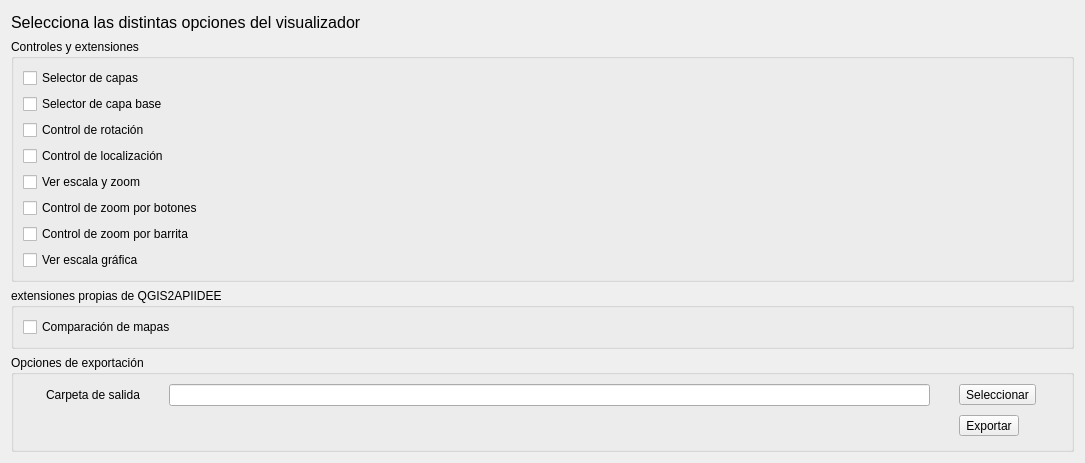
     <widget class="QWidget" name="tab_opcionesMapa">
      <property name="minimumSize">
       <size>
        <width>1085</width>
        <height>0</height>
       </size>
      </property>
      <attribute name="title">
       <string>Opciones de mapa</string>
      </attribute>
      <layout class="QVBoxLayout" name="verticalLayout_2">
       <item>
        <layout class="QGridLayout" name="gridLayout_24">
         <item row="0" column="0">
          <widget class="QLabel" name="label_4">
           <property name="sizePolicy">
            <sizepolicy hsizetype="Fixed" vsizetype="Preferred">
             <horstretch>0</horstretch>
             <verstretch>0</verstretch>
            </sizepolicy>
           </property>
           <property name="minimumSize">
            <size>
             <width>411</width>
             <height>22</height>
            </size>
           </property>
           <property name="maximumSize">
            <size>
             <width>411</width>
             <height>22</height>
            </size>
           </property>
           <property name="font">
            <font>
             <pointsize>12</pointsize>
             <strikeout>false</strikeout>
             <kerning>true</kerning>
            </font>
           </property>
           <property name="text">
            <string>Selecciona las distintas opciones del visualizador</string>
           </property>
          </widget>
         </item>
         <item row="0" column="1">
          <spacer name="horizontalSpacer_2">
           <property name="orientation">
            <enum>Qt::Horizontal</enum>
           </property>
           <property name="sizeHint" stdset="0">
            <size>
             <width>550</width>
             <height>19</height>
            </size>
           </property>
          </spacer>
         </item>
         <item row="1" column="0" colspan="2">
          <layout class="QGridLayout" name="gridLayout_5">
           <item row="0" column="0">
            <widget class="QgsCollapsibleGroupBox" name="mGroupBox">
             <property name="title">
              <string>Controles y extensiones</string>
             </property>
             <layout class="QGridLayout" name="gridLayout_3">
              <item row="0" column="0">
               <widget class="QCheckBox" name="checkBox_SelectorCapas">
                <property name="text">
                 <string>Selector de capas</string>
                </property>
               </widget>
              </item>
              <item row="0" column="1">
               <spacer name="horizontalSpacer_5">
                <property name="orientation">
                 <enum>Qt::Horizontal</enum>
                </property>
                <property name="sizeHint" stdset="0">
                 <size>
                  <width>836</width>
                  <height>20</height>
                 </size>
                </property>
               </spacer>
              </item>
              <item row="1" column="0">
               <widget class="QCheckBox" name="checkBox_CapasBase">
                <property name="text">
                 <string>Selector de capa base</string>
                </property>
               </widget>
              </item>
              <item row="2" column="0">
               <widget class="QCheckBox" name="checkBox_Rotacion">
                <property name="text">
                 <string>Control de rotación</string>
                </property>
               </widget>
              </item>
              <item row="3" column="0">
               <widget class="QCheckBox" name="checkBox_Localizacion">
                <property name="text">
                 <string>Control de localización</string>
                </property>
               </widget>
              </item>
              <item row="4" column="0">
               <widget class="QCheckBox" name="checkBox_EscalaZoom">
                <property name="text">
                 <string>Ver escala y zoom</string>
                </property>
               </widget>
              </item>
              <item row="5" column="0">
               <widget class="QCheckBox" name="checkBox_ZoomBotones">
                <property name="text">
                 <string>Control de zoom por botones</string>
                </property>
               </widget>
              </item>
              <item row="6" column="0">
               <widget class="QCheckBox" name="checkBox_ZoomBarrita">
                <property name="text">
                 <string>Control de zoom por barrita</string>
                </property>
               </widget>
              </item>
              <item row="7" column="0">
               <widget class="QCheckBox" name="checkBox_EscalaGrafica">
                <property name="text">
                 <string>Ver escala gráfica</string>
                </property>
               </widget>
              </item>
             </layout>
            </widget>
           </item>
           <item row="1" column="0">
            <widget class="QgsCollapsibleGroupBox" name="mGroupBox_3">
             <property name="title">
              <string>extensiones propias de QGIS2APIIDEE</string>
             </property>
             <layout class="QGridLayout" name="gridLayout_2">
              <item row="0" column="0">
               <widget class="QCheckBox" name="checkBox_ComparacionMapas">
                <property name="text">
                 <string>Comparación de mapas</string>
                </property>
               </widget>
              </item>
              <item row="0" column="1">
               <spacer name="horizontalSpacer_6">
                <property name="orientation">
                 <enum>Qt::Horizontal</enum>
                </property>
                <property name="sizeHint" stdset="0">
                 <size>
                  <width>867</width>
                  <height>20</height>
                 </size>
                </property>
               </spacer>
              </item>
             </layout>
            </widget>
           </item>
           <item row="2" column="0">
            <widget class="QgsCollapsibleGroupBox" name="mGroupBox_2">
             <property name="sizePolicy">
              <sizepolicy hsizetype="Expanding" vsizetype="Expanding">
               <horstretch>0</horstretch>
               <verstretch>0</verstretch>
              </sizepolicy>
             </property>
             <property name="minimumSize">
              <size>
               <width>0</width>
               <height>0</height>
              </size>
             </property>
             <property name="maximumSize">
              <size>
               <width>16777215</width>
               <height>16777215</height>
              </size>
             </property>
             <property name="title">
              <string>Opciones de exportación</string>
             </property>
             <property name="scrollOnExpand">
              <bool>true</bool>
             </property>
             <layout class="QGridLayout" name="gridLayout_4">
              <item row="0" column="0">
               <widget class="QLabel" name="label_3">
                <property name="sizePolicy">
                 <sizepolicy hsizetype="Fixed" vsizetype="Preferred">
                  <horstretch>0</horstretch>
                  <verstretch>0</verstretch>
                 </sizepolicy>
                </property>
                <property name="text">
                 <string>Carpeta de salida</string>
                </property>
               </widget>
              </item>
              <item row="0" column="1">
               <widget class="QLineEdit" name="lineEdit_Folder">
                <property name="sizePolicy">
                 <sizepolicy hsizetype="Fixed" vsizetype="Fixed">
                  <horstretch>0</horstretch>
                  <verstretch>0</verstretch>
                 </sizepolicy>
                </property>
                <property name="minimumSize">
                 <size>
                  <width>761</width>
                  <height>21</height>
                 </size>
                </property>
                <property name="text">
                 <string/>
                </property>
               </widget>
              </item>
              <item row="0" column="2">
               <widget class="QToolButton" name="toolButtonSelectFolder">
                <property name="sizePolicy">
                 <sizepolicy hsizetype="Fixed" vsizetype="Fixed">
                  <horstretch>0</horstretch>
                  <verstretch>0</verstretch>
                 </sizepolicy>
                </property>
                <property name="text">
                 <string>Seleccionar</string>
                </property>
               </widget>
              </item>
              <item row="1" column="0" colspan="2">
               <spacer name="horizontalSpacer">
                <property name="sizePolicy">
                 <sizepolicy hsizetype="Minimum" vsizetype="Minimum">
                  <horstretch>0</horstretch>
                  <verstretch>0</verstretch>
                 </sizepolicy>
                </property>
                <property name="orientation">
                 <enum>Qt::Horizontal</enum>
                </property>
                <property name="sizeHint" stdset="0">
                 <size>
                  <width>885</width>
                  <height>28</height>
                 </size>
                </property>
               </spacer>
              </item>
              <item row="1" column="2">
               <widget class="QToolButton" name="toolButton_ExportMap">
                <property name="sizePolicy">
                 <sizepolicy hsizetype="Fixed" vsizetype="Fixed">
                  <horstretch>0</horstretch>
                  <verstretch>0</verstretch>
                 </sizepolicy>
                </property>
                <property name="text">
                 <string>Exportar</string>
                </property>
               </widget>
              </item>
             </layout>
            </widget>
           </item>
          </layout>
         </item>
        </layout>
       </item>
      </layout>
     </widget>
